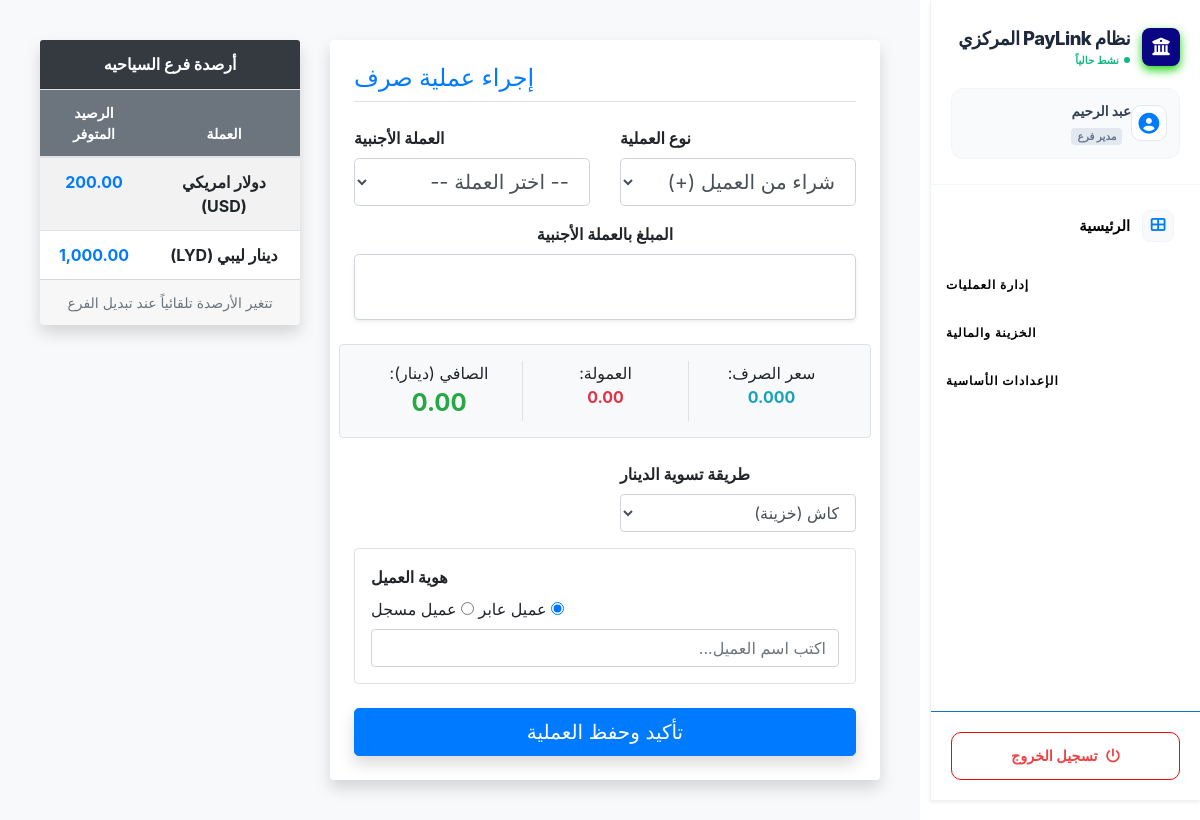
The app's page /exchange.php (signed in) with its own data.
### tables this page shows
CREATE TABLE `branches` (
  `id` int(11) NOT NULL,
  `name` varchar(255) NOT NULL,
  `location` varchar(255) DEFAULT NULL,
  `is_active` tinyint(1) DEFAULT 1,
  `created_at` datetime DEFAULT current_timestamp()
);

CREATE TABLE `treasury_balances` (
  `id` int(11) NOT NULL,
  `branch_id` int(11) NOT NULL,
  `currency_id` int(11) NOT NULL,
  `current_balance` decimal(18,4) NOT NULL DEFAULT 0.0000,
  `last_updated` datetime NOT NULL
);

CREATE TABLE `currencies` (
  `id` int(11) NOT NULL,
  `currency_code` varchar(10) NOT NULL,
  `currency_name` varchar(100) NOT NULL,
  `currency_name_ar` varchar(100) NOT NULL,
  `symbol` varchar(10) DEFAULT NULL,
  `is_base_currency` tinyint(1) DEFAULT 0,
  `is_active` tinyint(1) DEFAULT 1,
  `created_at` timestamp NOT NULL DEFAULT current_timestamp(),
  `is_base` tinyint(1) NOT NULL DEFAULT 0
);

### exchange.php (the view, shortened to what this page needs)
<?php
include 'functions.php';
$is_admin = (($_SESSION['user_role'] ?? '') == 'مدير عام');
$branch_id_for_transaction = ($is_admin) ? ($_SESSION['operating_branch_id'] ?? $_SESSION['branch_id']) : $_SESSION['branch_id'];
$current_branch_name = "فرع غير معروف";
$res_curr_br = $conn->query("SELECT name FROM branches WHERE id = $branch_id_for_transaction");
if($row_br = $res_curr_br->fetch_assoc()) { $current_branch_name = $row_br['name']; }
$branch_treasury_balances = [];
$sql_bal = "SELECT tb.current_balance, c.currency_code, c.currency_name_ar
            FROM treasury_balances tb
            JOIN currencies c ON tb.currency_id = c.id
            WHERE tb.branch_id = $branch_id_for_transaction";
$res_bal = $conn->query($sql_bal);
while ($row = $res_bal->fetch_assoc()) { $branch_treasury_balances[] = $row; }
include 'header.php';
?>
<link rel="stylesheet" href="assets/css/bootstrap.min.css">
<link rel="stylesheet" href="assets/css/all.min.css">
<div class="container-fluid" dir="rtl" style="padding:20px;">
    <div class="row">
        <div class="col-md-8">
            <div class="card shadow p-4 border-0">
                <h4 class="text-primary mb-4 border-bottom pb-2">إجراء عملية صرف</h4>
                <form method="POST">
                    <div class="row">
                        <div class="col-md-6 mb-3">
                            <label class="font-weight-bold">نوع العملية</label>
                            <select name="transaction_type" id="t_type" class="form-control form-control-lg" onchange="calc()">
                                <option value="شراء">شراء من العميل (+)</option>
                            </select>
                        </div>
                        <div class="col-md-6 mb-3">
                            <label class="font-weight-bold">العملة الأجنبية</label>
                            <select name="currency" id="t_cur" class="form-control form-control-lg" required onchange="calc()">
                                <option value="">-- اختر العملة --</option>
                            </select>
                        </div>
                    </div>
                    <div class="mb-4 text-center">
                        <label class="font-weight-bold">المبلغ بالعملة الأجنبية</label>
                        <input type="number" step="0.01" name="amount_foreign" id="t_amt" class="form-control form-control-lg text-center shadow-sm" style="font-size: 2rem;" onkeyup="calc()" required>
                    </div>
                    <div class="row bg-light p-3 rounded mb-4 text-center border">
                        <div class="col-4 border-left">سعر الصرف: <br><strong id="v_rate" class="text-info">0.000</strong></div>
                        <div class="col-4 border-left">العمولة: <br><strong id="v_comm" class="text-danger">0.00</strong></div>
                        <div class="col-4">الصافي (دينار): <br><strong id="v_net" class="text-success" style="font-size:1.5rem;">0.00</strong></div>
                    </div>
                    <div class="row">
                        <div class="col-md-6 mb-3">
                            <label class="font-weight-bold">طريقة تسوية الدينار</label>
                            <select name="payment_method" id="p_method" class="form-control" onchange="toggleBank()">
                                <option value="كاش">كاش (خزينة)</option>
                            </select>
                        </div>
                    </div>
                    <div class="p-3 border rounded bg-white">
                        <label class="font-weight-bold">هوية العميل</label><br>
                        <input type="radio" name="client_type" value="external" checked onclick="toggleClient(false)"> عميل عابر
                        <input type="radio" name="client_type" value="registered" onclick="toggleClient(true)"> عميل مسجل
                        <input type="text" name="client_name_manual" id="c_man" class="form-control mt-2" placeholder="اكتب اسم العميل...">
                    </div>
                    <button type="submit" name="submit_transaction" class="btn btn-primary btn-block btn-lg mt-4 shadow">تأكيد وحفظ العملية</button>
                </form>
            </div>
        </div>
        <div class="col-md-4">
            <div class="card shadow border-0">
                <div class="card-header bg-dark text-white font-weight-bold text-center">
                    أرصدة <?php echo $current_branch_name; ?>
                </div>
                <div class="card-body p-0">
                    <table class="table table-striped mb-0 text-center">
                        <thead class="bg-secondary text-white small">
                            <tr>
                                <th>العملة</th>
                                <th>الرصيد المتوفر</th>
                            </tr>
                        </thead>
                        <tbody>
                            <?php if(empty($branch_treasury_balances)): ?>
                                <tr><td colspan="2" class="py-4 text-muted">لا توجد أرصدة مسجلة لهذا الفرع</td></tr>
                            <?php else: ?>
                                <?php foreach($branch_treasury_balances as $bal): ?>
                                    <tr>
                                        <td class="font-weight-bold"><?php echo $bal['currency_name_ar']; ?> (<?php echo $bal['currency_code']; ?>)</td>
                                        <td class="text-primary font-weight-bold"><?php echo number_format($bal['current_balance'], 2); ?></td>
                                    </tr>
                                <?php endforeach; ?>
                            <?php endif; ?>
                        </tbody>
                    </table>
                </div>
                <div class="card-footer small text-muted text-center">
                    تتغير الأرصدة تلقائياً عند تبديل الفرع
                </div>
            </div>
        </div>
    </div>
</div>
<?php include 'footer.php'; ?>

### header.php (style rules this page uses)
:root { --light-bg: #f8f9fa; --primary-color: #007bff; }
body { font-family: 'Cairo', sans-serif; background-color: var(--light-bg); margin: 0; padding: 0; text-align: right; direction: rtl; overflow-x: hidden; }

### sidebar.php (style rules this page uses)
:root { --sb-bg: #ffffff90; --sb-accent: #0a0683; --sb-text: #000000; --sb-title: #000000; --sb-hover: #f8fafc; --sb-active-bg: #eff6ff; }

### records on screen
branches: name "فرع السياحيه"
treasury_balances: currency.currency_name_ar "دولار امريكي", currency.currency_code "USD", current_balance "200.00"
treasury_balances: currency.currency_name_ar "دينار ليبي", currency.currency_code "LYD", current_balance "1,000.00"

### other values on screen
$display_name "نظام PayLink المركزي"
$user_full_name "عبد الرحيم"
$raw_user_role "مدير فرع"
__('Dashboard') "الرئيسية"
__('System Management') "إدارة العمليات"
__('Financial Management') "الخزينة والمالية"
__('System Settings') "الإعدادات الأساسية"
__('Logout') "تسجيل الخروج"
